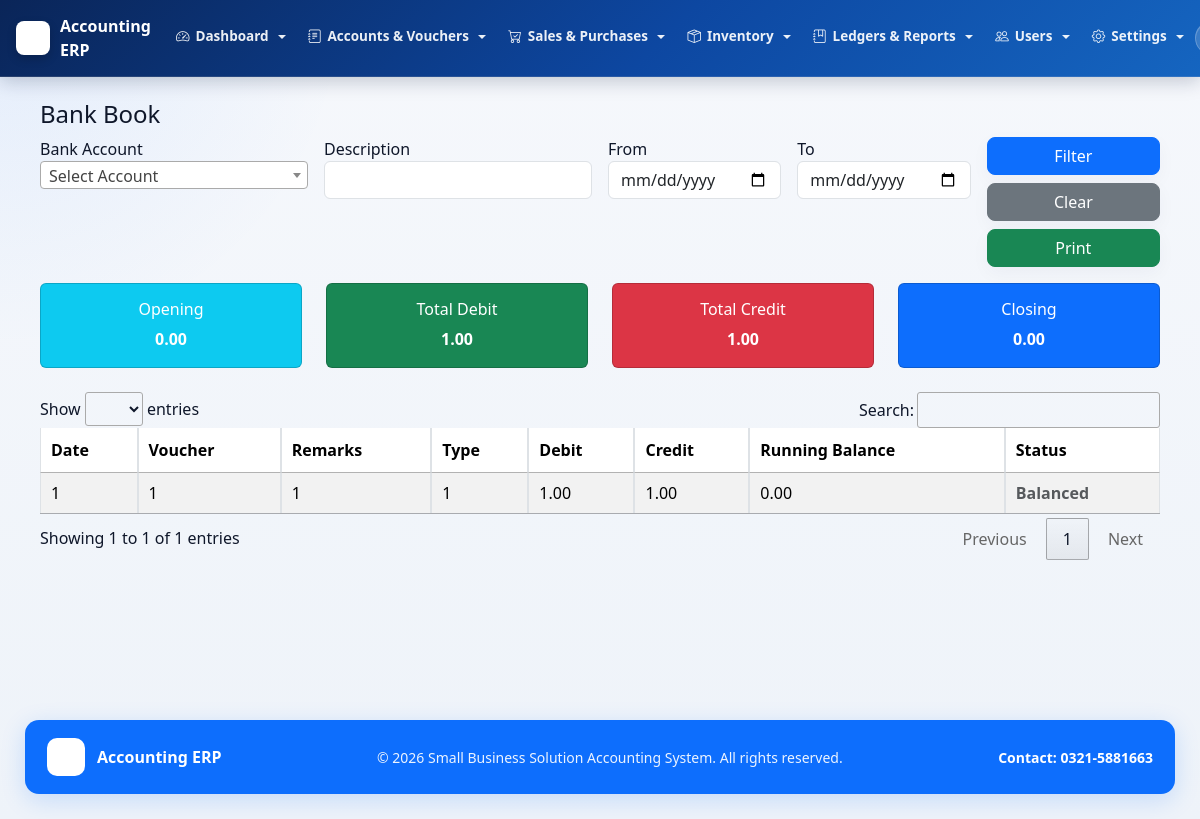
The page /admin/ledgre/bank_book.php (signed in) on the database its author committed.
### tables this page shows
CREATE TABLE `company_settings` (
  `id` int(11) NOT NULL,
  `company_name` varchar(255) NOT NULL,
  `tagline` varchar(255) NOT NULL,
  `contact` varchar(100) NOT NULL,
  `address` varchar(255) NOT NULL,
  `email` varchar(255) NOT NULL,
  `logo_path` varchar(255) NOT NULL,
  `prepared_by_label` varchar(100) NOT NULL,
  `checked_by_label` varchar(100) NOT NULL,
  `approved_by_label` varchar(100) NOT NULL,
  `print_footer` varchar(255) NOT NULL,
  `system_activity_retention_months` int(11) NOT NULL DEFAULT 0,
  `approval_history_retention_months` int(11) NOT NULL DEFAULT 0,
  `updated_at` datetime NOT NULL DEFAULT current_timestamp() ON UPDATE current_timestamp(),
  PRIMARY KEY (`id`)
);

### admin/ledgre/bank_book.php (the view, shortened to what the rows shown need)
<?php
include "../../includes/header.php";
$account_description = '';
$data = [];
$opening_balance = 0;
$where = " WHERE 1=1 ";
$sql = "SELECT * FROM BANK_BOOK
        $where
        ORDER BY DATE(record_date) ASC, voucher_no ASC";
$result = mysqli_query($conn,$sql);
$running = $opening_balance;
while($row = mysqli_fetch_assoc($result)){
    $debit  = $row['debit'] ?? 0;
    $credit = $row['credit'] ?? 0;
    $running += ($debit - $credit);
    $row['running_balance'] = $running;
    $row['account_description'] = $account_description;
    $row['voucher_type'] = $row['voucher_type'] ?? 'Bank';
    $row['balance_type'] = $running > 0 ? 'Debit' : ($running < 0 ? 'Credit' : 'Balanced');
    $data[] = $row;
}
?>
<link rel="stylesheet" href="/accounting-system/assets/css/jquery.dataTables.min.css">
<link rel="stylesheet" href="/accounting-system/assets/css/select2.min.css">
<div class="container-fluid mt-4">
<table id="bankTable" class="table table-bordered table-striped">
<thead>
<tr>
<th>Date</th>
<th>Voucher</th>
<th>Remarks</th>
<th>Type</th>
<th>Debit</th>
<th>Credit</th>
<th>Running Balance</th>
<th>Status</th>
</tr>
</thead>
<tbody>
<?php foreach($data as $row): ?>
<?php $statusClass = (($row['balance_type'] ?? '') === 'Debit') ? 'text-success fw-bold' : ((($row['balance_type'] ?? '') === 'Credit') ? 'text-danger fw-bold' : 'text-muted fw-bold'); ?>
<tr class="<?= ($row['voucher_no']=='Previous Balance') ? 'table-warning fw-bold' : '' ?>">
<td><?= $row['record_date'] ?></td>
<td><?= $row['voucher_no'] ?></td>
<td><?= htmlspecialchars($row['remarks']) ?></td>
<td><?= htmlspecialchars($row['voucher_type'] ?? 'Bank') ?></td>
<td><?= number_format($row['debit'],2) ?></td>
<td><?= number_format($row['credit'],2) ?></td>
<td><?= number_format($row['running_balance'],2) ?></td>
<td class="<?= $statusClass ?>"><?= htmlspecialchars($row['balance_type'] ?? '') ?></td>
</tr>
<?php endforeach; ?>
</tbody>
</table>
</div>
<?php include "../../includes/footer.php"; ?>

### includes/header.php (shortened to what the rows shown need)
<?php
require_once __DIR__ . "/rbac.php";
require_once __DIR__ . "/branding.php";
$base_url = "/accounting-system/";
$branding = get_branding_settings();
$minimal_layout = isset($minimal_layout) && $minimal_layout;
?>
<!DOCTYPE html>
<html lang="en">
<head>
<link href="<?php echo $base_url; ?>assets/css/bootstrap.min.css" rel="stylesheet">
<link href="<?php echo $base_url; ?>assets/bootstrap-icons-1.13.1/font/bootstrap-icons.css" rel="stylesheet">
</head>
<body>
<?php if (!$minimal_layout): ?>
<nav class="navbar navbar-expand-lg fixed-top-nav navbar-dark">
    <div class="container-fluid px-3">
        <a class="navbar-brand-erp" href="<?php echo $base_url; ?>admin/dashboard/dashboard.php">
            <?php if (!empty($branding['logo_url'])): ?>
                <img src="<?php echo htmlspecialchars($branding['logo_url']); ?>" alt="Logo" class="brand-logo-img">
            <?php endif; ?>
            <span class="d-none d-sm-inline"><?php echo htmlspecialchars($branding['company_name']); ?></span>
        </a>
        <div class="collapse navbar-collapse" id="topNavbarCollapse">
            <?php if (isset($_SESSION['user_id'])): ?>
            <?php
            $canDashboard          = rbac_can_access('dashboard_home');
            $canAiDashboard        = rbac_can_access('dashboard_ai');
            $canBackup             = rbac_can_access('database_backup');
            $canCompanySettings    = rbac_can_access('company_settings_page');
            $canPeriodClosing      = rbac_can_access('period_closing_page');
            $canRecycleBin         = rbac_can_access('recycle_bin_page');
            $canSystemActivity     = rbac_can_access('system_activity_page');
            $canApprovalHistory    = rbac_can_access('approval_history_page');
            $canUsersPage          = rbac_can_access('users_page');
            $canRolesPage          = rbac_can_access('roles_page');
            $canUserRolesPage      = rbac_can_access('user_roles_page');
            $canRolePermissionsPage= rbac_can_access('role_permissions_page');
            $canAccountLedger      = rbac_can_access('account_ledger');
            $canTrialBalance       = rbac_can_access('trial_balance');
            $canChartOfAccounts    = rbac_can_access('chart_of_accounts');
            $canOpeningBalance     = rbac_can_access('opening_balance');
            $canPaymentVoucherAdd  = rbac_can_access('payment_voucher_add');
            $canPaymentVoucherList = rbac_can_access('payment_voucher_list');
            $canReceiptVoucherAdd  = rbac_can_access('receipt_voucher_add');
            $canReceiptVoucherList = rbac_can_access('receipt_voucher_list');
            $canGeneralVoucherAdd  = rbac_can_access('general_voucher_add');
            $canGeneralVoucherList = rbac_can_access('general_voucher_list');
            $canCashBook           = rbac_can_access('cash_book');
            $canBankBook           = rbac_can_access('bank_book');
            $canCategoriesPage     = rbac_can_access('categories_page');
            $canInventoryPage      = rbac_can_access('inventory_page');
            $canStockAdjustmentAdd = rbac_can_access('stock_adjustment_add');
            $canStockAdjustmentList= rbac_can_access('stock_adjustment_list');
            $canStockLedger        = rbac_can_access('stock_ledger');
            $canPurchaseAdd        = rbac_can_access('purchase_add');
            $canPurchaseList       = rbac_can_access('purchase_list');
            $canPurchaseLedger     = rbac_can_access('purchase_ledger');
            $canSaleAdd            = rbac_can_access('sale_add');
            $canSaleList           = rbac_can_access('sale_list');
            $canSaleLedger         = rbac_can_access('sale_ledger');
            ?>
            <ul class="navbar-nav me-auto mb-2 mb-lg-0">
                <?php if ($canDashboard || $canAiDashboard): ?>
                <li class="nav-item dropdown">
                    <a class="nav-link dropdown-toggle" href="#" id="navDashboard" role="button" data-bs-toggle="dropdown" aria-expanded="false">
                        <i class="bi bi-speedometer2"></i> Dashboard
                    </a>
                </li>
                <?php endif; ?>
                <?php if ($canChartOfAccounts || $canOpeningBalance || $canPaymentVoucherAdd || $canPaymentVoucherList || $canReceiptVoucherAdd || $canReceiptVoucherList || $canGeneralVoucherAdd || $canGeneralVoucherList): ?>
                <li class="nav-item dropdown">
                    <a class="nav-link dropdown-toggle" href="#" id="navAccounts" role="button" data-bs-toggle="dropdown" aria-expanded="false">
                        <i class="bi bi-journal-text"></i> Accounts &amp; Vouchers
                    </a>
                </li>
                <?php endif; ?>
                <?php if ($canSaleAdd || $canSaleList || $canPurchaseAdd || $canPurchaseList): ?>
                <li class="nav-item dropdown">
                    <a class="nav-link dropdown-toggle" href="#" id="navSales" role="button" data-bs-toggle="dropdown" aria-expanded="false">
                        <i class="bi bi-cart-check"></i> Sales &amp; Purchases
                    </a>
                </li>
                <?php endif; ?>
                <?php if ($canInventoryPage || $canCategoriesPage || $canStockAdjustmentAdd || $canStockAdjustmentList): ?>
                <li class="nav-item dropdown">
                    <a class="nav-link dropdown-toggle" href="#" id="navInventory" role="button" data-bs-toggle="dropdown" aria-expanded="false">
                        <i class="bi bi-box-seam"></i> Inventory
                    </a>
                </li>
                <?php endif; ?>
                <?php if ($canTrialBalance || $canAccountLedger || $canCashBook || $canBankBook || $canSaleLedger || $canPurchaseLedger || $canStockLedger): ?>
                <li class="nav-item dropdown">
                    <a class="nav-link dropdown-toggle" href="#" id="navReports" role="button" data-bs-toggle="dropdown" aria-expanded="false">
                        <i class="bi bi-journal-bookmark"></i> Ledgers &amp; Reports
                    </a>
                </li>
                <?php endif; ?>
                <?php if ($canUsersPage || $canRolesPage || $canUserRolesPage || $canRolePermissionsPage): ?>
                <li class="nav-item dropdown">
                    <a class="nav-link dropdown-toggle" href="#" id="navUsers" role="button" data-bs-toggle="dropdown" aria-expanded="false">
                        <i class="bi bi-people"></i> Users
                    </a>
                </li>
                <?php endif; ?>
                <?php if ($canCompanySettings || $canPeriodClosing || $canApprovalHistory || $canSystemActivity || $canRecycleBin || $canBackup): ?>
                <li class="nav-item dropdown">
                    <a class="nav-link dropdown-toggle" href="#" id="navSettings" role="button" data-bs-toggle="dropdown" aria-expanded="false">
                        <i class="bi bi-gear"></i> Settings
                    </a>
                </li>
                <?php endif; ?>
            </ul>
            <div class="d-flex align-items-center gap-2 py-2 py-lg-0">
                <span class="user-badge-nav d-none d-md-inline-flex align-items-center">
                </span>
            </div>
            <?php endif; ?>
        </div>
    </div>
</nav>
<?php endif; ?>
<div class="content">

### includes/footer.php
<?php
require_once __DIR__ . "/branding.php";
$branding = get_branding_settings();
?>
</div>
<?php if (empty($minimal_layout)): ?>
<footer style="margin-left:0;padding:0 25px 25px;">
    <div style="background:#0d6efd;border-radius:14px;padding:18px 22px;box-shadow:0 6px 24px rgba(13,110,253,0.18);display:flex;justify-content:space-between;align-items:center;gap:12px;flex-wrap:wrap;">
        <div style="display:flex;align-items:center;gap:12px;color:#ffffff;font-weight:700;">
            <?php if (!empty($branding['logo_url'])): ?>
                <img src="<?php echo htmlspecialchars($branding['logo_url']); ?>" alt="Logo" style="width:38px;height:38px;object-fit:contain;border-radius:10px;background:#ffffff;padding:5px;">
            <?php endif; ?>
            <span><?php echo htmlspecialchars($branding['company_name']); ?></span>
        </div>
        <div style="color:rgba(255,255,255,0.92);font-size:14px;">
            &copy; <?php echo date("Y"); ?> <?php echo htmlspecialchars($branding['tagline']); ?>. All rights reserved.
        </div>
        <div style="color:#ffffff;font-weight:600;font-size:14px;">
            Contact: <?php echo htmlspecialchars($branding['contact']); ?>
        </div>
    </div>
</footer>
<?php endif; ?>
</body>
</html>

### rows shown on the page
company_settings: company_name "Accounting ERP", id "1", id "1.00", running_balance "0.00", balance_type "Balanced", tagline "Small Business Solution Accounting System", contact "0321-5881663"

### other values the page prints
$opening_balance "0.00"
$total_debit "1.00"
$total_credit "1.00"
$closing_balance "0.00"
